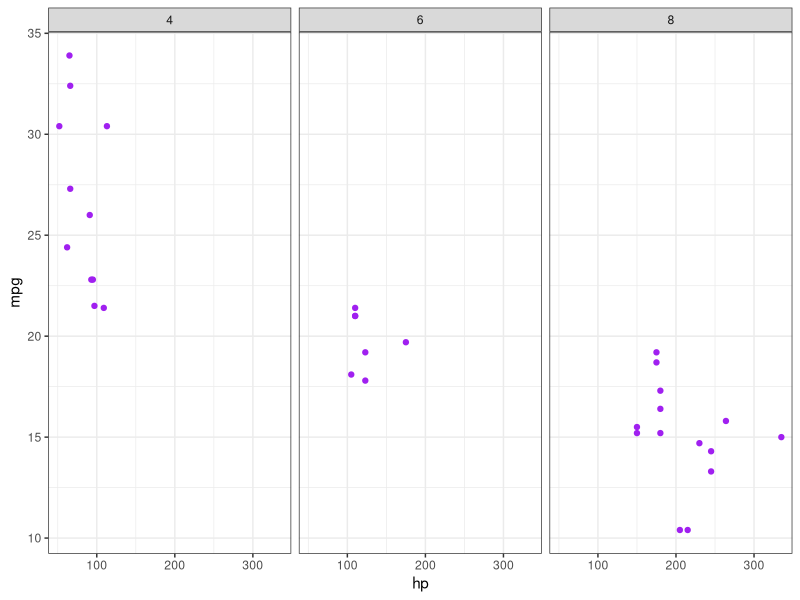

Generate this figure with R:
# author: SC
# project: github tutorial
# ---

# script purpose: make mtcars plots
# ---

# load libraries:
  library(ggplot2)
# ---

# load data:
  data <- mtcars #dataset to play with
# --
  
# Figure description: miles per gallon by horse power per number of cylinders:
# ---

  ggplot(data, aes(x = hp, y = mpg)) +
    geom_point(colour = "purple") +
    facet_grid(cols = vars(cyl))+
    theme_bw()
  
  

# --- end-of-script --- 